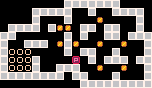

This is a level from a 2D game, rendered from its Tiled map with the project's own tilesets. A one-line summary and the complete map file follow:
An orthogonal 19x11 tile map with 8x8 px tiles, 1 tile layer (tiles).

<map version="1.0" tiledversion="1.0.2" orientation="orthogonal" renderorder="left-up" width="19" height="11" tilewidth="8" tileheight="8" nextobjectid="1">
 <tileset firstgid="1" source="tileset.tsx" />
 <layer name="tiles" width="19" height="11">
  <data encoding="csv">
0,0,0,0,0,0,0,0,5,5,5,5,5,5,5,0,0,0,0,0,0,0,0,5,5,5,5,5,0,0,5,0,0,5,5,5,5,0,0,0,0,0,5,0,0,0,5,0,0,0,1,0,0,0,0,5,0,0,5,5,5,5,0,5,1,1,0,5,5,0,5,5,0,0,5,0,5,5,0,0,0,0,0,0,5,0,5,0,0,5,5,0,5,5,5,5,0,0,5,5,5,0,1,5,1,0,0,1,0,0,1,0,0,5,5,2,2,2,0,0,0,0,5,0,5,5,0,0,5,0,0,0,5,5,2,2,2,5,0,0,0,0,3,0,5,0,5,5,5,0,5,5,5,2,2,2,5,0,0,5,5,5,0,0,1,0,0,1,0,0,5,5,5,5,5,5,5,5,5,0,5,5,0,0,0,5,0,0,0,5,0,0,0,0,0,0,0,0,0,0,5,5,5,5,5,5,5,5,5
</data>
 </layer>
</map>
